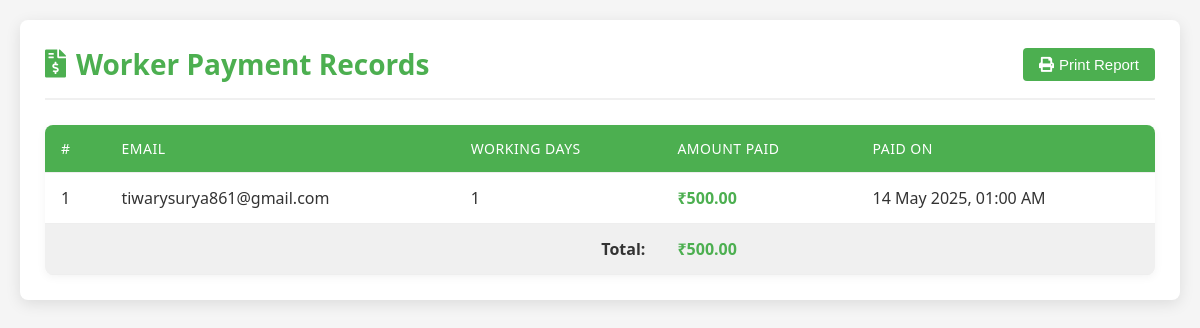
The page /php/payment_history.php on the database as committed earlier.
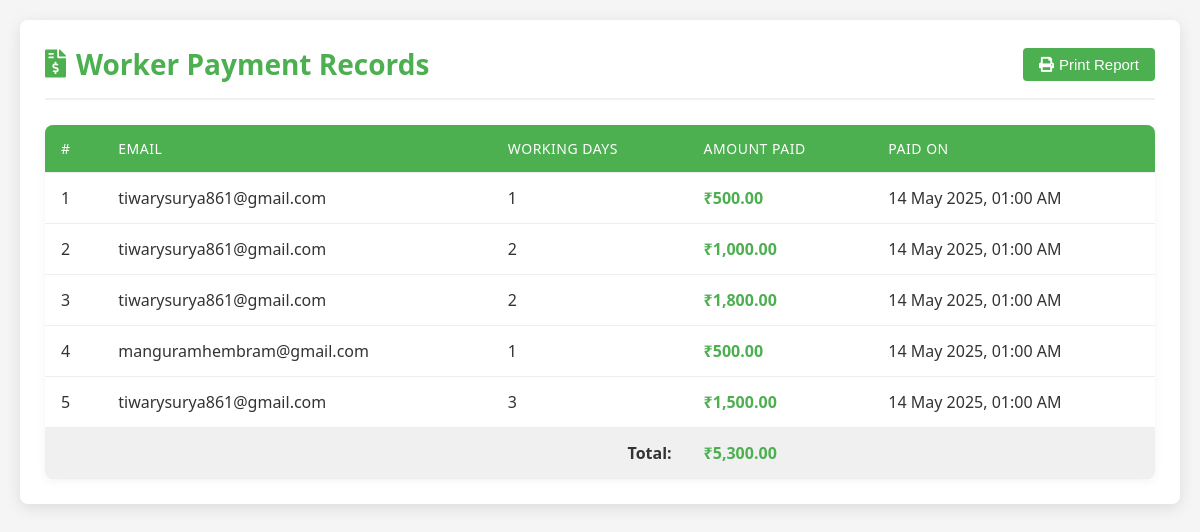
The same page on the database as committed later.
### tables this page shows
CREATE TABLE `payments` (
  `id` int(11) NOT NULL,
  `email` varchar(50) NOT NULL,
  `working_days` int(11) NOT NULL,
  `amount_paid` decimal(10,2) NOT NULL,
  `payment_date` datetime DEFAULT current_timestamp()
);

### php/payment_history.php (the view, shortened to what this page needs)
<?php
$host = 'localhost';
$db   = 'final';
$user = 'root';
$pass = '';
$conn = new mysqli($host, $user, $pass, $db);
$sql = "SELECT id, email, working_days, amount_paid FROM payments";
$result = $conn->query($sql);
?>
<!DOCTYPE html>
<html>
<head>
    <link href="https://cdnjs.cloudflare.com/ajax/libs/font-awesome/5.15.4/css/all.min.css" rel="stylesheet">
</head>
<body>
    <div class="container">
        <div class="header">
            <h2><i class="fas fa-file-invoice-dollar"></i> Worker Payment Records</h2>
            <div class="actions">
                <button class="btn btn-print" onclick="printReport()">
                    <i class="fas fa-print"></i> Print Report
                </button>
            </div>
        </div>
        <div class="table-container">
            <table>
                <thead>
                    <tr>
                        <th>#</th>
                        <th>Email</th>
                        <th>Working Days</th>
                        <th>Amount Paid</th>
                        <th>Paid On</th>
                    </tr>
                </thead>
                <tbody>
                    <?php
                    if ($result->num_rows > 0) {
                        $count = 1;
                        $total_amount = 0;
                        while ($row = $result->fetch_assoc()) {
                            $total_amount += $row['amount_paid'];
                            $payment_date = isset($row['created_at']) ? date("d M Y, h:i A", strtotime($row['created_at'])) : date("d M Y, h:i A");
                            echo "<tr class='record-row'>";
                            echo "<td>" . $count++ . "</td>";
                            echo "<td>" . htmlspecialchars($row['email']) . "</td>";
                            echo "<td>" . $row['working_days'] . "</td>";
                            echo "<td class='amount'>₹" . number_format($row['amount_paid'], 2) . "</td>";
                            echo "<td class='date-cell'>" . $payment_date . "</td>";
                            echo "</tr>";
                        }
                        echo "<tr style='font-weight: bold; background-color: #f0f0f0;'>";
                        echo "<td colspan='3' style='text-align: right;'>Total:</td>";
                        echo "<td class='amount'>₹" . number_format($total_amount, 2) . "</td>";
                        echo "<td></td>";
                        echo "</tr>";
                    } else {
                        echo "<tr><td colspan='5' class='no-records'>No payment records found.</td></tr>";
                    }
                    ?>
                </tbody>
            </table>
        </div>
    </div>
</body>
</html>

### php/payment_history.php (style rules this page uses)
:root { --primary-color: #4CAF50; --secondary-color: #3e8e41; --accent-color: #f8f9fa; --text-color: #333; --border-color: #ddd; }
body { font-family: 'Segoe UI', Tahoma, Geneva, Verdana, sans-serif; background-color: #f5f5f5; margin: 0; padding: 20px; color: var(--text-color); }
.container { max-width: 1200px; margin: 0 auto; background-color: white; border-radius: 8px; box-shadow: 0 4px 15px rgba(0, 0, 0, 0.1); padding: 25px; animation: fadeIn 0.5s ease-in-out; }
.header { display: flex; justify-content: space-between; align-items: center; margin-bottom: 25px; padding-bottom: 15px; border-bottom: 2px solid #f0f0f0; }
h2 { color: var(--primary-color); margin: 0; font-size: 28px; display: flex; align-items: center; }
h2 i { margin-right: 10px; }
.actions { display: flex; gap: 10px; }
.btn { padding: 8px 16px; border: none; border-radius: 4px; cursor: pointer; font-weight: 500; font-size: 15px; transition: all 0.3s ease; display: flex; align-items: center; gap: 5px; }
.btn-print { background-color: var(--primary-color); color: white; }
.table-container { overflow-x: auto; border-radius: 8px; box-shadow: 0 2px 10px rgba(0, 0, 0, 0.05); }
table { border-collapse: collapse; width: 100%; margin: auto; background-color: white; }
th, td { padding: 14px 16px; text-align: left; border-bottom: 1px solid #eee; }
th { background-color: var(--primary-color); color: white; font-weight: 500; letter-spacing: 0.5px; text-transform: uppercase; font-size: 14px; }
tbody tr { transition: background-color 0.3s ease, transform 0.2s ease; }
.amount { font-weight: 600; color: var(--primary-color); }
.date-cell { white-space: nowrap; }

Rows that differ between the two databases and show on the page:
added payments: email "tiwarysurya861@gmail.com", working_days "2", amount_paid "1,000.00", payment_date "14 May 2025, 01:00 AM"
added payments: email "tiwarysurya861@gmail.com", working_days "2", amount_paid "1,800.00", payment_date "14 May 2025, 01:00 AM"
added payments: email "manguramhembram@gmail.com", working_days "1", amount_paid "500.00", payment_date "14 May 2025, 01:00 AM"
added payments: email "tiwarysurya861@gmail.com", working_days "3", amount_paid "1,500.00", payment_date "14 May 2025, 01:00 AM"
Other text that changed with them:
$total_amount: "500.00" → "5,300.00"
